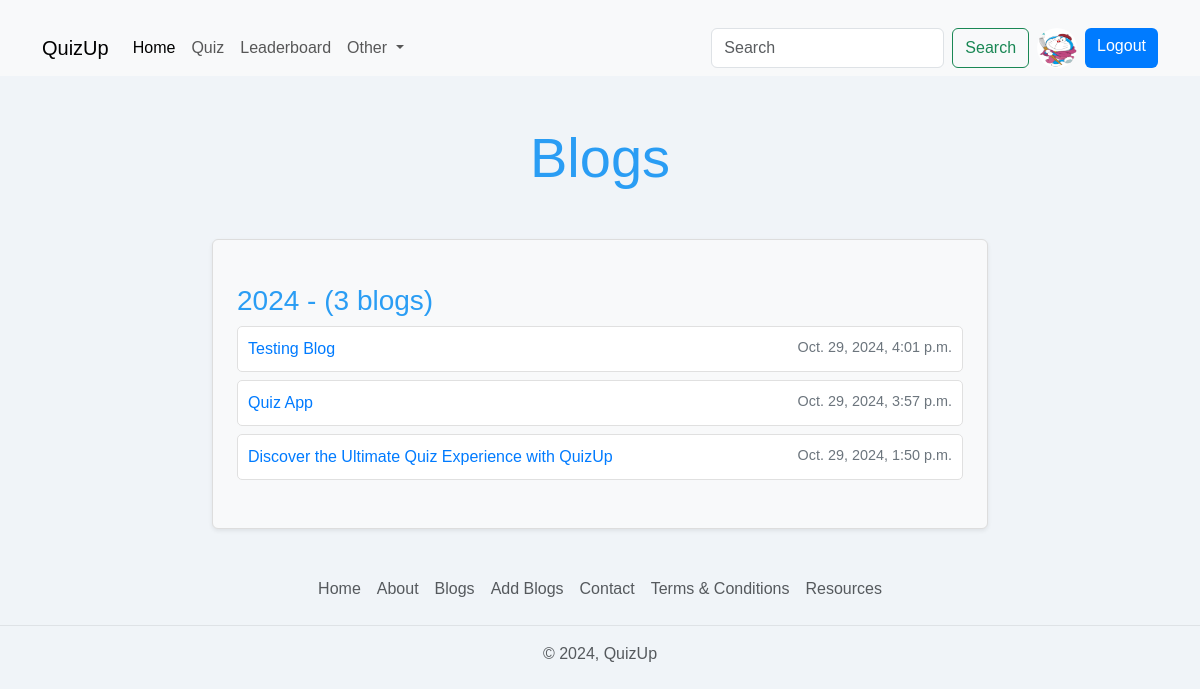
The app's page /blogs (signed in) with its own data.
### account/models.py (models this page shows, shortened)
class Profile(models.Model):
    user = models.OneToOneField(User, on_delete=models.CASCADE, null=True, verbose_name='User Object') #verbose_name
    bio = models.TextField(blank=True, null=True)
    profile_img = models.ImageField(upload_to='profile_images', default='user.png', blank=True, null=True, verbose_name='Profile Pic')
    location = models.CharField(max_length=100, blank=True, null=True)
    GENDER = (
        ('Male', 'Male'),
        ('Female', 'Female'),
        ('Other', 'Other'),
    )
    gender = models.CharField(max_length=6, choices=GENDER, blank=True, null=True)

### base/models.py (models this page shows, shortened)
class Blog(models.Model):
  title = models.CharField(max_length=255)
  content = RichTextField()
  author = models.ForeignKey('auth.User', on_delete=models.CASCADE)
  STATUS = (
        ('public', 'Public'),
        ('private', 'Private'),
    )
  status = models.CharField(max_length=7, choices=STATUS)
  created_at = models.DateTimeField(auto_now_add=True)
  updated_at = models.DateTimeField(auto_now=True)

### base/views.py (the view)
# urls.py: path('blogs', views.blogs_view, name='blogs'),
def blogs_view(request):
    year_blog_count = Blog.objects.annotate(year=ExtractYear('created_at')).values('year').annotate(count=Count('id')).order_by('-year').filter(status='public')
    blogs = Blog.objects.filter(status='public').order_by('-created_at')
    context = {"year_blog_count": year_blog_count, "blogs": blogs}
    return render(request, "blogs.html", context)

### templates/blogs.html (shortened to what this page needs)
{% extends 'index.html' %}
{% block content %}
<h1 class="display-4 text-center my-5">Blogs</h1>
<main>
    <div class="container col-md-8 col-sm-12">
        <div class="blogs-block p-4 shadow-sm rounded">
            {% for year_count in year_blog_count %}
            <h3>{{year_count.year}} - ({{year_count.count}} blogs)</h3>
            <ul class="list mb-4">
                {% for blog in blogs %}
                {% if blog.created_at|date:"Y" == year_count.year|stringformat:"s" %}
                <li class="d-flex justify-content-between mb-2">
                    <a href="{% url 'blog' blog.id %}">{{blog.title}}</a>
                    <span class="text-secondary">{{blog.created_at}}</span>
                </li>
                {% endif %}
                {% endfor %}
            </ul>
            {% endfor %}
        </div>
    </div>
</main>
{% endblock content %}

### templates/components/navbar.html (shortened to what this page needs)
<nav class="navbar navbar-expand-lg bg-body-tertiary d-none d-lg-block">
    <div class="container">
        <a class="navbar-brand" href="{% url 'home' %}">QuizUp</a>
        <div class="collapse navbar-collapse" id="navbarSupportedContent">
            <ul class="navbar-nav me-auto mb-2 mb-lg-0">
                <li class="nav-item">
                    <a class="nav-link active" aria-current="page" href="{% url 'home' %}">Home</a>
                </li>
                <li class="nav-item">
                    <a class="nav-link" href="{% url 'all_quiz' %}">Quiz</a>
                </li>
                <li class="nav-item">
                    <a class="nav-link" href="{% url 'leaderboard' %}">Leaderboard</a>
                </li>
                <li class="nav-item dropdown">
                    <a class="nav-link dropdown-toggle" href="#" role="button" data-bs-toggle="dropdown"
                        aria-expanded="false">
                        Other
                    </a>
                </li>
            </ul>
            <form class="d-flex" role="search" action="{% url 'search_users' %}">
                <input class="form-control me-2" type="search" name="q" placeholder="Search" aria-label="Search">
                <button class="btn btn-outline-success" type="submit">Search</button>
                {% if request.user.is_authenticated %}
                <a href="{% url 'profile' request.user.username %}" data-bs-toggle="tooltip" data-bs-placement="bottom" data-bs-title="@{{request.user.username}}" class="mx-2">
                    <img src="{{request.user.profile.profile_img.url}}" class="rounded-circle" width="40" height="40" alt="profile_img">
                </a>
                <a href="{% url 'logout' %}" class="btn btn-primary">Logout</a>
                {% else %}
                <a href="{% url 'login' %}" class="btn btn-primary ms-2">Login</a>
                {% endif %}
            </form>
        </div>
    </div>
</nav>

### static/css/style.css (style rules this page uses)
body { background-color: #f0f4f8; color: #333333; font-family: Arial, sans-serif; }
.btn { transition: transform 0.2s ease, box-shadow 0.2s ease; }
.container { margin-top: 20px; }
h1.display-4 { color: #2a9df4; }
.btn-primary { background-color: #007bff; border: none; }
.blogs-block { background-color: #f8f9fa; border: 1px solid #ddd; border-radius: 10px; box-shadow: 0 2px 10px rgba(0, 0, 0, 0.1); margin-bottom: 20px; }
.blogs-block h3 { color: #2a9df4; margin-top: 20px; }
.blogs-block ul { padding-left: 0; }
.blogs-block li { padding: 10px; background-color: #ffffff; border: 1px solid #e0e0e0; border-radius: 5px; }
.blogs-block li a { text-decoration: none; color: #007bff; }
.blogs-block .text-secondary { font-size: 0.9rem; }

### records on screen
Blog: title "Testing Blog", created_at "Oct. 29, 2024, 4:01 p.m."
Blog: title "Quiz App", created_at "Oct. 29, 2024, 3:57 p.m."
Blog: title "Discover the Ultimate Quiz Experience with QuizUp", created_at "Oct. 29, 2024, 1:50 p.m."

### other values on screen
{{ year_count.year }} "2024"
{{ year_count.count }} "3"
